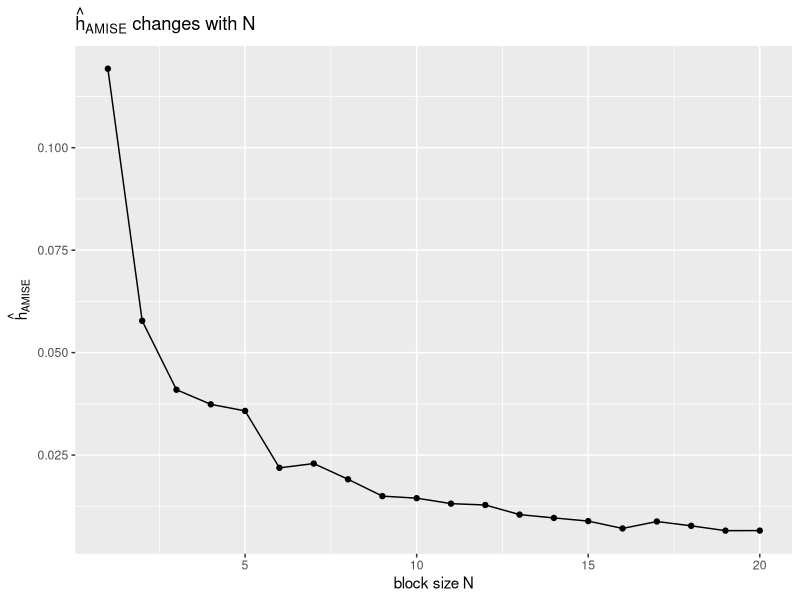

Recreate this plot in R. (Note: a time limit stopped this script after it produced the figure.)
## ---- chunk 1
knitr::opts_chunk$set(echo = TRUE, comment = "", prompt = TRUE)
knitr::opts_chunk$set(fig.align="center") 
## ---- chunk 2
# models and helper functions

library(tidyverse) 

# Generate one dataset
gen_data <- function(n, alpha, beta, sigma2=1) {
  x <- rbeta(n, alpha, beta)          
  y <- sin((x/3 + 0.1)^(-1)) + rnorm(n, sd = sqrt(sigma2))
  tibble(x=x, y=y)
}

# Cut into N blocks
block_ids_by_quantile <- function(x, N) {
  N <- max(1, as.integer(N)) # ensure at least 1 block
  qs <- unique(quantile(x, probs = seq(0, 1, length.out = N+1), type = 1)) # avoid empty blocks by unique()
  cut(x, breaks = qs, include.lowest = TRUE, labels = FALSE)
}

# Fit in each block; return fitted values, second derivatives, and df used
fit_by_block <- function(df, N) {
  id <- block_ids_by_quantile(df$x, N)
  df$block <- id
  n <- nrow(df)
  mhat <- numeric(n)
  m2hat <- numeric(n)
  df_used <- 0L

  for (j in sort(unique(id))) {
    idx <- which(id == j)
    xj <- df$x[idx]
    yj <- df$y[idx]
    fit <- lm(yj ~ poly(xj, 4, raw = TRUE)) # ensure not fit with orthogonal polynomials
    cf <- coef(fit)
    # Fitted values mhat_j(x)
    mhat[idx] <- cf[1] + cf[2]*xj + cf[3]*xj^2 + cf[4]*xj^3 + cf[5]*xj^4
    # Second derivative m''(x) = 2*cf3 + 6*cf4*x + 12*cf5*x^2
    m2hat[idx] <- 2*cf[3] + 6*cf[4]*xj + 12*cf[5]*xj^2
    df_used <- df_used + length(cf)   # degree of freedom is 5 because of quartic poly
  }
  list(mhat = mhat, m2hat = m2hat, df_used = df_used)
}

# Estimates θ22(N) and σ^2(N) 
theta22_hat <- function(m2hat) {
  mean(m2hat^2)
}
sigma2_hat <- function(y, mhat, df_used, n) {
  sum((y - mhat)^2)/max(1, n - df_used) #prevent division by zero or negative values
}

# Mallow's Cp
Cp_of_N <- function(N, y, x) {
  n <- length(y)
  Nmax <- max(min(floor(n/20), 5), 1)
  # Fit at N and at Nmax
  fitN <- fit_by_block(tibble(x=x, y=y), N)
  fitNmx <- fit_by_block(tibble(x=x, y=y), Nmax)
  rssN <- sum((y - fitN$mhat)^2)
  rssNmx <- sum((y - fitNmx$mhat)^2)
  cp <- rssN / (rssNmx / (n - 5*Nmax)) - (n - 10*N)
  tibble(N=N, Cp=cp, rssN=rssN, rssNmax=rssNmx, Nmax=Nmax)
}

# h_AMISE (support length is 1 for Beta distribution)
h_AMISE_hat <- function(n, sigma2_hat, theta22_hat, support_len = 1) {
  n^(-1/5) * ((35 * sigma2_hat * support_len) / theta22_hat)^(1/5)
}
## ---- chunk 3
set.seed(517) 
n <- 500
df <- gen_data(n, alpha=2, beta=5, sigma2=1)

# Choose N by Cp
candidateN <- 1:max(min(floor(n/20), 5), 1)  
cp_tbl <- bind_rows(lapply(candidateN, Cp_of_N, y=df$y, x=df$x))
N_opt <- cp_tbl$N[ which.min(cp_tbl$Cp) ]
# Fit with optimal N
fit_opt <- fit_by_block(df, N_opt)
theta22_hat_val <- theta22_hat(fit_opt$m2hat)
sigma2_hat_val <- sigma2_hat(df$y, fit_opt$mhat, df_used = 5*N_opt, n = n)
hhat <- h_AMISE_hat(n, sigma2_hat_val, theta22_hat_val, support_len = 1)

list(N_opt = N_opt,
     theta22_hat = theta22_hat_val,
     sigma2_hat = sigma2_hat_val,
     h_AMISE_hat = hhat)

## ---- chunk 4
# how does h_AMISE change with N
candidateN <- 1:20
differentN_tbl <- lapply(candidateN, function(N) {
  fitN <- fit_by_block(df, N)
  tibble(
    N = N,
    theta22 = theta22_hat(fitN$m2hat),
    sigma2 = sigma2_hat(df$y, fitN$mhat, df_used = 5*N, n = n),
    hhat = h_AMISE_hat(n, sigma2 = sigma2, theta22 = theta22, support_len = 1)
  )
}) %>% bind_rows()

ggplot(differentN_tbl, aes(N, hhat)) +
  geom_line() + geom_point() +
  labs(title = hat(h)[AMISE] ~ "changes with N",
       x = "block size N", y = expression(hat(h)[AMISE]))
## ---- chunk 5
# different n and different Beta parameters
grid_n <- c(200, 400, 800, 1600)
grid_ab <- tibble(alpha = c(2,3,5), beta = c(5,3,2))  #right‑skew, symmetric, left‑skew
rep_each <- 200  # repetitions for stability

run_cell <- function(n, alpha, beta, reps = rep_each) {
  Nmax <- max(min(floor(n/20), 5), 1)
  candidateN <- 1:Nmax

  out_tbl <- purrr::map_dfr(1:reps, function(.r) {
    df <- gen_data(n, alpha, beta, sigma2 = 1)
    cp_tbl <- bind_rows(lapply(candidateN, Cp_of_N, y = df$y, x = df$x))
    N_opt  <- cp_tbl$N[which.min(cp_tbl$Cp)]

    fit  <- fit_by_block(df, N_opt)
    th22 <- theta22_hat(fit$m2hat)
    sg2  <- sigma2_hat(df$y, fit$mhat, df_used = 5*N_opt, n = n)
    hhat <- h_AMISE_hat(n, sg2, th22, 1)

    tibble(N_opt = N_opt, theta22 = th22, sigma2 = sg2, hhat = hhat)
  })

  out_tbl %>% mutate(n = n, alpha = alpha, beta = beta, .before = 1)
}

set.seed(517)
big_tbl <- bind_rows(
  lapply(grid_n, function(nn)
    bind_rows(lapply(1:nrow(grid_ab), function(i)
      run_cell(nn, grid_ab$alpha[i], grid_ab$beta[i], reps=rep_each)
    ))
  )
)

summ_tbl <- big_tbl %>%
  group_by(n, alpha, beta) %>%
  summarise(hhat_mean = mean(hhat), hhat_sd = sd(hhat),
            Nopt_mean = mean(N_opt), .groups="drop")

summ_tbl
## ---- chunk 6
# How does hhat_mean behave for different sample size n
ggplot(summ_tbl, aes(x = n, y = hhat_mean, color = interaction(alpha, beta))) +
  geom_line() + geom_point() +
  labs(title = expression("Mean" ~ hat(h)[AMISE] ~ "vs. sample size"),
       x = "Sample size n", y = expression("Mean" ~ hat(h)[AMISE]),
       color = "Beta(alpha, beta)")
## ---- chunk 7
library(tidyverse)

# target function
m <- function(x) sin(1 / (x / 3 + 0.1))

# Grid of x values
x_vals <- seq(0, 1, length.out = 1000)

# Densities of X under different Beta distributions
dens_df <- tibble(
  x = x_vals,
  Beta_3_3 = dbeta(x, 3, 3),
  Beta_2_5 = dbeta(x, 2, 5),
  Beta_5_2 = dbeta(x, 5, 2),
  m_x = m(x)
)


dens_long <- dens_df %>%
  pivot_longer(cols = starts_with("Beta"), names_to = "Beta", values_to = "density")

# Plot density vs. function
ggplot(dens_long, aes(x = x, y = density, color = Beta)) +
  geom_line(size = 1) +
  geom_line(aes(y = m_x), color = "black", linetype = "dashed", size = 0.8, data = distinct(dens_df, x, m_x)) +
  labs(title = expression("Beta densities and target function " * m(x)),
       y = "Density or m(x)",
       x = "x") +
  theme_minimal()

## ---- chunk 8
# How does Nopt behave for different sample size n
ggplot(summ_tbl, aes(x = n, y = Nopt_mean, color = interaction(alpha, beta))) +
  geom_line() + geom_point() +
  labs(title = expression("Mean" ~ N[opt] ~ "vs. sample size"),
       x = "Sample size (n)", y = expression("Mean" ~ N[opt]),
       color = "Beta(alpha, beta)")
